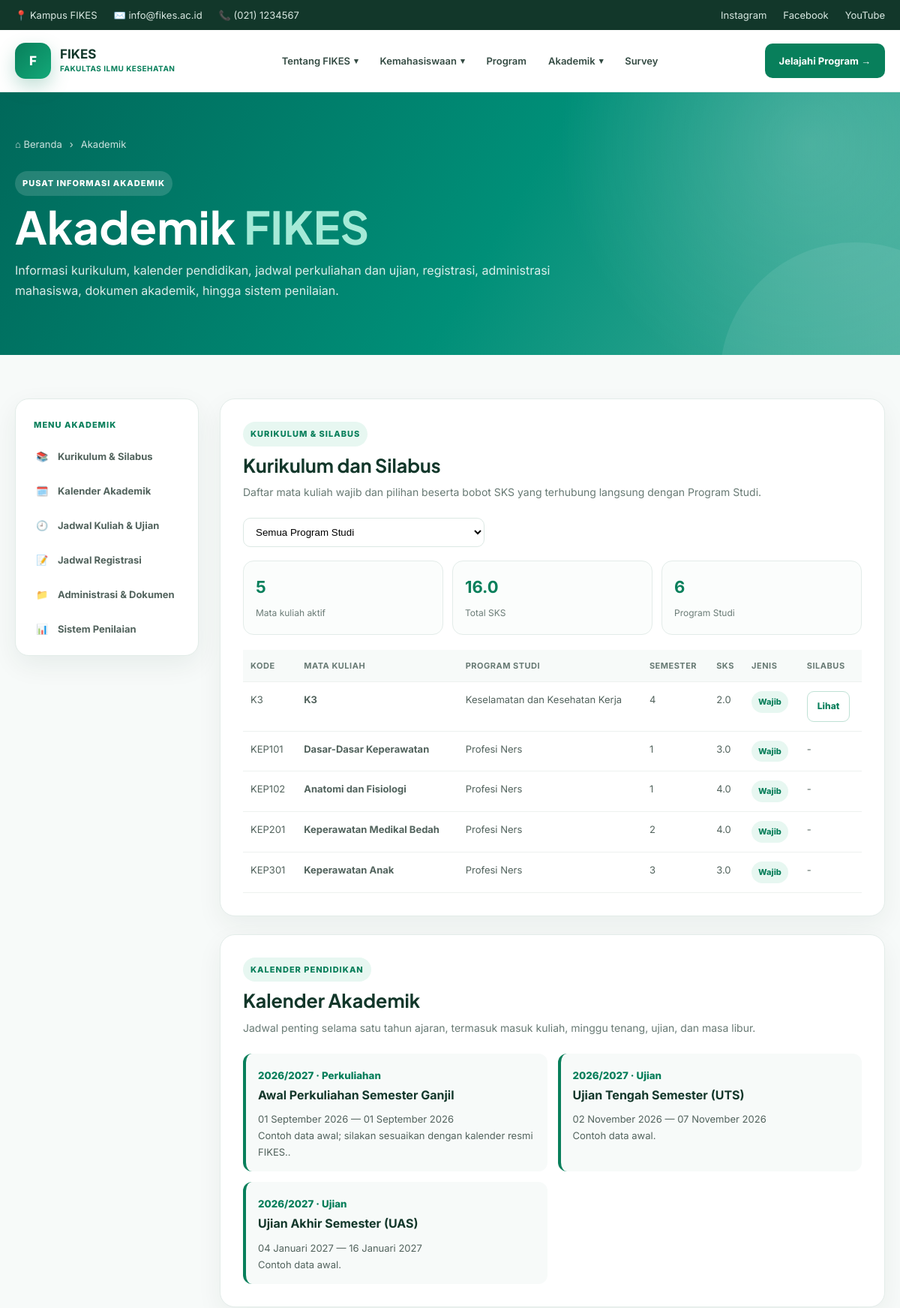
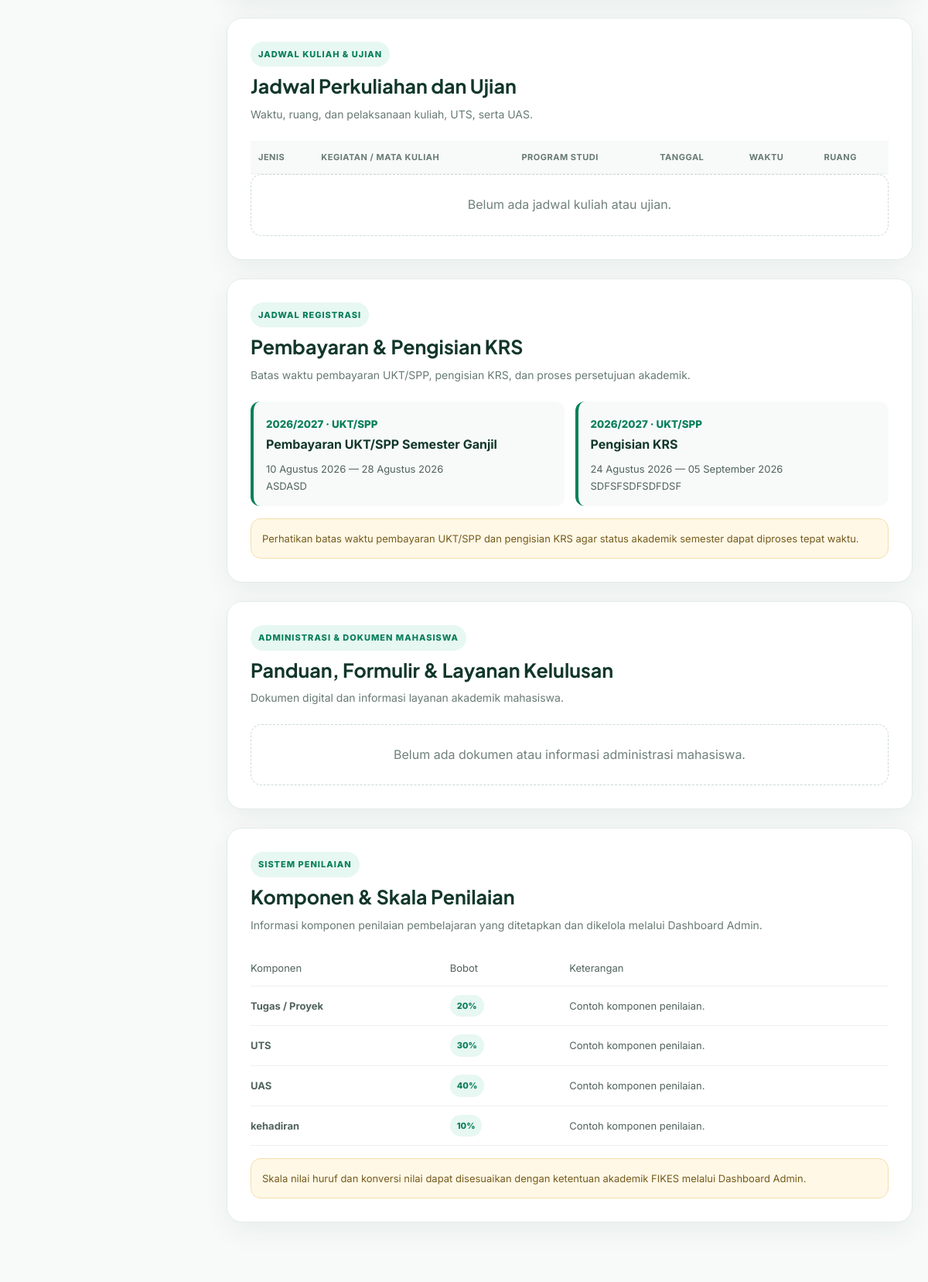
/page/akademik/akademik.php (upper part), run on the app's committed database (2 pictures, top to bottom).
### tables this page shows
CREATE TABLE `prodi_kurikulum` (
  `id` int(11) NOT NULL,
  `prodi_id` int(11) NOT NULL,
  `kode_mk` varchar(30) DEFAULT NULL,
  `nama_mk` varchar(150) NOT NULL,
  `semester` varchar(30) DEFAULT NULL,
  `sks` decimal(4,1) DEFAULT 0.0,
  `jenis` varchar(50) DEFAULT NULL,
  `nomor_urut` int(11) NOT NULL DEFAULT 1,
  `created_at` timestamp NOT NULL DEFAULT current_timestamp()
);

CREATE TABLE `program_studi` (
  `id` int(10) UNSIGNED NOT NULL,
  `kode_prodi` varchar(30) NOT NULL,
  `nama` varchar(150) NOT NULL,
  `jenjang` varchar(50) NOT NULL,
  `gelar` varchar(80) DEFAULT NULL,
  `kaprodi_nama` varchar(150) DEFAULT NULL,
  `kaprodi_nidn` varchar(50) DEFAULT NULL,
  `kaprodi_email` varchar(150) DEFAULT NULL,
  `deskripsi` text DEFAULT NULL,
  `foto` varchar(255) DEFAULT NULL,
  `visi` text DEFAULT NULL,
  `akreditasi` varchar(100) DEFAULT NULL,
  `nomor_akreditasi` varchar(150) DEFAULT NULL,
  `tanggal_akreditasi` date DEFAULT NULL,
  `sekretaris_nama` varchar(150) DEFAULT NULL,
  `sekretaris_nidn` varchar(50) DEFAULT NULL,
  `kontak_telepon` varchar(50) DEFAULT NULL,
  `kontak_email` varchar(150) DEFAULT NULL,
  `alamat` varchar(255) DEFAULT NULL,
  `durasi_studi` varchar(50) DEFAULT NULL,
  `sks_lulus` int(11) DEFAULT NULL,
  `jumlah_tenaga_kependidikan` int(11) DEFAULT 0,
  `gambar` varchar(255) DEFAULT NULL,
  `brosur` varchar(255) DEFAULT NULL,
  `status` enum('aktif','nonaktif') DEFAULT 'aktif',
  `created_at` timestamp NOT NULL DEFAULT current_timestamp()
);

CREATE TABLE `akademik_kalender` (
  `id` int(11) NOT NULL,
  `tahun_ajaran` varchar(30) NOT NULL,
  `kategori` varchar(60) NOT NULL,
  `judul` varchar(255) NOT NULL,
  `tanggal_mulai` date NOT NULL,
  `tanggal_selesai` date DEFAULT NULL,
  `keterangan` text DEFAULT NULL,
  `nomor_urut` int(11) NOT NULL DEFAULT 1,
  `status` enum('aktif','nonaktif') NOT NULL DEFAULT 'aktif',
  `created_at` timestamp NOT NULL DEFAULT current_timestamp()
);

CREATE TABLE `akademik_registrasi` (
  `id` int(11) NOT NULL,
  `tahun_ajaran` varchar(30) NOT NULL,
  `jenis` enum('UKT/SPP','KRS','Persetujuan KRS','Registrasi') NOT NULL DEFAULT 'Registrasi',
  `judul` varchar(255) NOT NULL,
  `tanggal_mulai` date NOT NULL,
  `tanggal_selesai` date DEFAULT NULL,
  `keterangan` text DEFAULT NULL,
  `status` enum('aktif','nonaktif') NOT NULL DEFAULT 'aktif',
  `created_at` timestamp NOT NULL DEFAULT current_timestamp()
);

CREATE TABLE `akademik_penilaian` (
  `id` int(11) NOT NULL,
  `komponen` varchar(150) NOT NULL,
  `bobot` decimal(5,2) NOT NULL DEFAULT 0.00,
  `keterangan` varchar(255) DEFAULT NULL,
  `nomor_urut` int(11) NOT NULL DEFAULT 1,
  `status` enum('aktif','nonaktif') NOT NULL DEFAULT 'aktif',
  `created_at` timestamp NOT NULL DEFAULT current_timestamp()
);

### page/akademik/akademik.php (the view, shortened to what this page needs)
<?php
require_once __DIR__ . '/../../admin/config/database.php';
function e($v)
{
  return htmlspecialchars($v ?? '', ENT_QUOTES, 'UTF-8');
}
function tanggal_id($v)
{
  $b = ['Januari', 'Februari', 'Maret', 'April', 'Mei', 'Juni', 'Juli', 'Agustus', 'September', 'Oktober', 'November', 'Desember'];
  $t = strtotime($v);
  return $t ? date('d', $t) . ' ' . $b[(int)date('m', $t) - 1] . ' ' . date('Y', $t) : $v;
}
$prodiList = $pdo->query("SELECT id,nama,jenjang,gelar FROM program_studi WHERE status='aktif' ORDER BY nama ASC")->fetchAll();
$kurikulum = $pdo->query("SELECT k.id,k.prodi_id,k.kode_mk,k.nama_mk,k.semester,k.sks,k.jenis,p.nama prodi_nama, (SELECT s.file_dokumen FROM akademik_silabus s WHERE s.kurikulum_id=k.id AND s.status='aktif' ORDER BY s.id DESC LIMIT 1) silabus_file FROM prodi_kurikulum k LEFT JOIN program_studi p ON p.id=k.prodi_id ORDER BY p.nama,k.semester,k.nomor_urut,k.id")->fetchAll();
$totalSks = 0;
foreach ($kurikulum as $k) $totalSks += (float)$k['sks'];
$kalender = $pdo->query("SELECT * FROM akademik_kalender WHERE status='aktif' ORDER BY tanggal_mulai ASC,id ASC")->fetchAll();
$jadwal = $pdo->query("SELECT j.*,p.nama prodi_nama FROM akademik_jadwal j LEFT JOIN program_studi p ON p.id=j.prodi_id WHERE j.status='aktif' ORDER BY j.tanggal ASC,j.jam_mulai ASC,j.id ASC")->fetchAll();
$registrasi = $pdo->query("SELECT * FROM akademik_registrasi WHERE status='aktif' ORDER BY tanggal_mulai ASC,id ASC")->fetchAll();
$dokumen = $pdo->query("SELECT * FROM akademik_dokumen WHERE status='aktif' ORDER BY kategori,nomor_urut,id DESC")->fetchAll();
$penilaian = $pdo->query("SELECT * FROM akademik_penilaian WHERE status='aktif' ORDER BY nomor_urut,id ASC")->fetchAll();
?>
<!doctype html>
<html lang="id">
  <head>
    <link rel="stylesheet" href="../../assets/css/style.css" />
  </head>
  <body>
    <div class="topbar">
      <div class="container topbar-inner">
        <div class="topbar-info">
          <span>📍 Kampus FIKES</span>
          <span>✉️ info@fikes.ac.id</span>
          <span>📞 (021) 1234567</span>
        </div>
        <div class="topbar-social">
          <a href="#">Instagram</a>
          <a href="#">Facebook</a>
          <a href="#">YouTube</a>
        </div>
      </div>
    </div>
    <header class="navbar" id="navbar">
      <div class="container nav-inner">
        <a href="/fikes/index.php" class="logo">
          <div class="logo-icon">F</div>
          <div class="logo-text"><strong>FIKES</strong><small>FAKULTAS ILMU KESEHATAN</small></div>
        </a>
        <nav class="nav-menu" id="navMenu">
          <div class="nav-item has-dropdown">
            <a href="#" class="nav-link">Tentang FIKES <span class="arrow">▾</span></a>
          </div>
          <div class="nav-item has-dropdown">
            <a href="#" class="nav-link">Kemahasiswaan <span class="arrow">▾</span></a>
          </div>
          <div class="nav-item"><a href="/fikes/page/program-studi/program-studi.php" class="nav-link">Program</a></div>
          <div class="nav-item has-dropdown">
            <a href="/fikes/page/akademik/akademik.php" class="nav-link">Akademik <span class="arrow">▾</span></a>
          </div>
          <div class="nav-item"><a href="/fikes/page/survey.php" class="nav-link">Survey</a></div>
        </nav>
        <a href="/fikes/page/program-studi/program-studi.php" class="nav-cta">Jelajahi Program <span>→</span></a>
      </div>
    </header>
    <main>
      <section class="akademik-hero">
        <div class="container">
          <div class="ak-breadcrumb"><a href="/fikes/index.php">⌂ Beranda</a><span>›</span><span>Akademik</span></div>
          <div class="ak-label" style="background:rgba(255,255,255,.15);color:#fff">PUSAT INFORMASI AKADEMIK</div>
          <h1>Akademik <span>FIKES</span></h1>
          <p>Informasi kurikulum, kalender pendidikan, jadwal perkuliahan dan ujian, registrasi, administrasi mahasiswa,
            dokumen akademik, hingga sistem penilaian.</p>
        </div>
      </section>
      <section class="akademik-wrap">
        <div class="container">
          <div class="ak-layout">
            <aside class="ak-side">
              <div class="ak-side-title">MENU AKADEMIK</div><a href="#kurikulum"><i>📚</i>Kurikulum &amp; Silabus</a><a
                href="#kalender"><i>🗓️</i>Kalender Akademik</a><a href="#jadwal"><i>🕘</i>Jadwal Kuliah &amp;
                Ujian</a><a href="#registrasi"><i>📝</i>Jadwal Registrasi</a><a href="#dokumen"><i>📁</i>Administrasi
                &amp; Dokumen</a><a href="#penilaian"><i>📊</i>Sistem Penilaian</a>
            </aside>
            <div>
              <section class="ak-section" id="kurikulum">
                <div class="ak-section-head">
                  <div><span class="ak-label">KURIKULUM &amp; SILABUS</span>
                    <h2>Kurikulum dan Silabus</h2>
                    <p class="ak-section-desc">Daftar mata kuliah wajib dan pilihan beserta bobot SKS yang terhubung
                      langsung dengan Program Studi.</p>
                  </div>
                </div>
                <div class="ak-filter"><select id="prodiFilter">
                    <option value="">Semua Program Studi</option><?php foreach ($prodiList as $p): ?><option
                      value="<?= e($p['id']) ?>"><?= e($p['nama']) ?> — <?= e($p['jenjang']) ?></option>
                    <?php endforeach; ?>
                  </select></div>
                <div class="ak-stat-row">
                  <div class="ak-stat"><strong><?= count($kurikulum) ?></strong><span>Mata kuliah aktif</span></div>
                  <div class="ak-stat"><strong><?= number_format($totalSks, 1) ?></strong><span>Total SKS</span></div>
                  <div class="ak-stat"><strong><?= count($prodiList) ?></strong><span>Program Studi</span></div>
                </div>
                <div class="ak-table-wrap">
                  <table class="ak-table" id="kurTable">
                    <thead>
                      <tr>
                        <th>Kode</th>
                        <th>Mata Kuliah</th>
                        <th>Program Studi</th>
                        <th>Semester</th>
                        <th>SKS</th>
                        <th>Jenis</th>
                        <th>Silabus</th>
                      </tr>
                    </thead>
                    <tbody><?php foreach ($kurikulum as $k): ?><tr data-prodi="<?= e($k['prodi_id']) ?>">
                        <td><?= e($k['kode_mk']) ?></td>
                        <td><strong><?= e($k['nama_mk']) ?></strong></td>
                        <td><?= e($k['prodi_nama']) ?></td>
                        <td><?= e($k['semester']) ?></td>
                        <td><?= number_format((float)$k['sks'], 1) ?></td>
                        <td><span class="ak-badge"><?= e($k['jenis'] ?: 'Wajib') ?></span></td>
                        <td><?php if (!empty($k['silabus_file'])): ?><a class="ak-btn outline"
                            href="/fikes/admin/uploads/akademik/<?= rawurlencode(basename($k['silabus_file'])) ?>"
                            target="_blank">Lihat</a><?php else: ?>- <?php endif; ?></td>
                      </tr><?php endforeach; ?></tbody>
                  </table>
                </div>
              </section>
              <section class="ak-section" id="kalender">
                <div class="ak-section-head">
                  <div><span class="ak-label">KALENDER PENDIDIKAN</span>
                    <h2>Kalender Akademik</h2>
                    <p class="ak-section-desc">Jadwal penting selama satu tahun ajaran, termasuk masuk kuliah, minggu
                      tenang, ujian, dan masa libur.</p>
                  </div>
                </div>
                <div class="ak-calendar"><?php foreach ($kalender as $x): ?><div class="ak-event">
                    <small><?= e($x['tahun_ajaran']) ?> ·
                      <?= e($x['kategori']) ?></small><strong><?= e($x['judul']) ?></strong>
                    <p>
                      <?= tanggal_id($x['tanggal_mulai']) ?><?= $x['tanggal_selesai'] ? ' — ' . tanggal_id($x['tanggal_selesai']) : '' ?><?= $x['keterangan'] ? '<br>' . e($x['keterangan']) : '' ?>
                    </p>
                  </div><?php endforeach; ?></div><?php if (!$kalender): ?><div class="ak-empty">Belum ada kalender
                  akademik.</div><?php endif; ?>
              </section>
              <section class="ak-section" id="jadwal">
                <div class="ak-section-head">
                  <div><span class="ak-label">JADWAL KULIAH &amp; UJIAN</span>
                    <h2>Jadwal Perkuliahan dan Ujian</h2>
                    <p class="ak-section-desc">Waktu, ruang, dan pelaksanaan kuliah, UTS, serta UAS.</p>
                  </div>
                </div>
                <div class="ak-table-wrap">
                  <table class="ak-table">
                    <thead>
                      <tr>
                        <th>Jenis</th>
                        <th>Kegiatan / Mata Kuliah</th>
                        <th>Program Studi</th>
                        <th>Tanggal</th>
                        <th>Waktu</th>
                        <th>Ruang</th>
                      </tr>
                    </thead>
                  </table>
                </div><?php if (!$jadwal): ?><div class="ak-empty">Belum ada jadwal kuliah atau ujian.</div>
                <?php endif; ?>
              </section>
              <section class="ak-section" id="registrasi">
                <div class="ak-section-head">
                  <div><span class="ak-label">JADWAL REGISTRASI</span>
                    <h2>Pembayaran &amp; Pengisian KRS</h2>
                    <p class="ak-section-desc">Batas waktu pembayaran UKT/SPP, pengisian KRS, dan proses persetujuan
                      akademik.</p>
                  </div>
                </div>
                <div class="ak-calendar"><?php foreach ($registrasi as $r): ?><div class="ak-event">
                    <small><?= e($r['tahun_ajaran']) ?> ·
                      <?= e($r['jenis']) ?></small><strong><?= e($r['judul']) ?></strong>
                    <p>
                      <?= tanggal_id($r['tanggal_mulai']) ?><?= $r['tanggal_selesai'] ? ' — ' . tanggal_id($r['tanggal_selesai']) : '' ?><?= $r['keterangan'] ? '<br>' . e($r['keterangan']) : '' ?>
                    </p>
                  </div><?php endforeach; ?></div><?php if (!$registrasi): ?><div class="ak-empty">Belum ada jadwal
                  registrasi.</div><?php endif; ?><div class="ak-note">Perhatikan batas waktu pembayaran UKT/SPP dan
                  pengisian KRS agar status akademik semester dapat diproses tepat waktu.</div>
              </section>
              <section class="ak-section" id="dokumen">
                <div class="ak-section-head">
                  <div><span class="ak-label">ADMINISTRASI &amp; DOKUMEN MAHASISWA</span>
                    <h2>Panduan, Formulir &amp; Layanan Kelulusan</h2>
                    <p class="ak-section-desc">Dokumen digital dan informasi layanan akademik mahasiswa.</p>
                  </div>
                </div>
                <div class="ak-doc-grid">
                  <?php $icons = ['panduan' => '📘', 'formulir' => '📄', 'kelulusan' => '🎓'];
                foreach ($dokumen as $d): ?><article class="ak-doc">
                    <div class="ak-doc-icon"><?= $icons[$d['kategori']] ?? '📁' ?></div>
                    <h3><?= e($d['judul']) ?></h3>
                    <p><?= e($d['deskripsi']) ?></p><?php if ($d['kategori'] === 'kelulusan' && $d['isi']): ?><ul
                      class="ak-list">
                      <?php foreach (preg_split('/\r\n|\r|\n/', trim($d['isi'])) as $li): if (trim($li) !== ''): ?><li>
                        <?= e($li) ?></li><?php endif;
                                                      endforeach; ?></ul>
                    <?php endif; ?><?php if (!empty($d['file_dokumen'])): ?><a class="ak-btn"
                      href="/fikes/admin/uploads/akademik/<?= rawurlencode(basename($d['file_dokumen'])) ?>"
                      target="_blank">Unduh Dokumen</a><?php elseif (!empty($d['link_url'])): ?><a class="ak-btn"
                      href="<?= e($d['link_url']) ?>" target="_blank">Buka Informasi</a><?php endif; ?>
                  </article><?php endforeach; ?></div><?php if (!$dokumen): ?><div class="ak-empty">Belum ada dokumen
                  atau informasi administrasi mahasiswa.</div><?php endif; ?>
              </section>
              <section class="ak-section" id="penilaian">
                <div class="ak-section-head">
                  <div><span class="ak-label">SISTEM PENILAIAN</span>
                    <h2>Komponen &amp; Skala Penilaian</h2>
                    <p class="ak-section-desc">Informasi komponen penilaian pembelajaran yang ditetapkan dan dikelola
                      melalui Dashboard Admin.</p>
                  </div>
                </div>
                <div class="ak-rating">
                  <div>Komponen</div>
                  <div>Bobot</div>
                  <div>Keterangan</div>
                </div><?php foreach ($penilaian as $n): ?><div class="ak-rating">
                  <div><strong><?= e($n['komponen']) ?></strong></div>
                  <div><span class="ak-badge"><?= number_format((float)$n['bobot'], 0) ?>%</span></div>
                  <div><?= e($n['keterangan']) ?></div>
                </div><?php endforeach; ?><?php if (!$penilaian): ?><div class="ak-empty">Belum ada komponen penilaian.
                </div><?php endif; ?><div class="ak-note">Skala nilai huruf dan konversi nilai dapat disesuaikan dengan
                  ketentuan akademik FIKES melalui Dashboard Admin.</div>
              </section>
            </div>
          </div>
        </div>
      </section>
    </main>
  </body>
</html>

### data on the page
prodi_kurikulum: kode_mk "K3", nama_mk "K3", program_studi.nama "Keselamatan dan Kesehatan Kerja", semester "4", sks "2.0", jenis "Wajib"
prodi_kurikulum: kode_mk "KEP101", nama_mk "Dasar-Dasar Keperawatan", program_studi.nama "Profesi Ners", semester "1", sks "3.0", jenis "Wajib"
prodi_kurikulum: kode_mk "KEP102", nama_mk "Anatomi dan Fisiologi", program_studi.nama "Profesi Ners", semester "1", sks "4.0", jenis "Wajib"
prodi_kurikulum: kode_mk "KEP201", nama_mk "Keperawatan Medikal Bedah", program_studi.nama "Profesi Ners", semester "2", sks "4.0", jenis "Wajib"
prodi_kurikulum: kode_mk "KEP301", nama_mk "Keperawatan Anak", program_studi.nama "Profesi Ners", semester "3", sks "3.0", jenis "Wajib"
akademik_kalender: tahun_ajaran "2026/2027", kategori "Perkuliahan", judul "Awal Perkuliahan Semester Ganjil", tanggal_mulai "01 September 2026", tanggal_selesai "01 September 2026", keterangan "Contoh data awal; silakan sesuaikan dengan kalender resmi FIKES.."
akademik_kalender: tahun_ajaran "2026/2027", kategori "Ujian", judul "Ujian Tengah Semester (UTS)", tanggal_mulai "02 November 2026", tanggal_selesai "07 November 2026", keterangan "Contoh data awal."
akademik_kalender: tahun_ajaran "2026/2027", kategori "Ujian", judul "Ujian Akhir Semester (UAS)", tanggal_mulai "04 Januari 2027", tanggal_selesai "16 Januari 2027", keterangan "Contoh data awal."
akademik_registrasi: tahun_ajaran "2026/2027", jenis "UKT/SPP", judul "Pembayaran UKT/SPP Semester Ganjil", tanggal_mulai "10 Agustus 2026", tanggal_selesai "28 Agustus 2026", keterangan "ASDASD"
akademik_registrasi: tahun_ajaran "2026/2027", jenis "UKT/SPP", judul "Pengisian KRS", tanggal_mulai "24 Agustus 2026", tanggal_selesai "05 September 2026", keterangan "SDFSFSDFSDFDSF"
akademik_penilaian: komponen "Tugas / Proyek", bobot "20", keterangan "Contoh komponen penilaian."
akademik_penilaian: komponen "UTS", bobot "30", keterangan "Contoh komponen penilaian."
akademik_penilaian: komponen "UAS", bobot "40", keterangan "Contoh komponen penilaian."
akademik_penilaian: komponen "kehadiran", bobot "10", keterangan "Contoh komponen penilaian."

### other printed values
count($kurikulum) "5"
$totalSks "16.0"
count($prodiList) "6"
